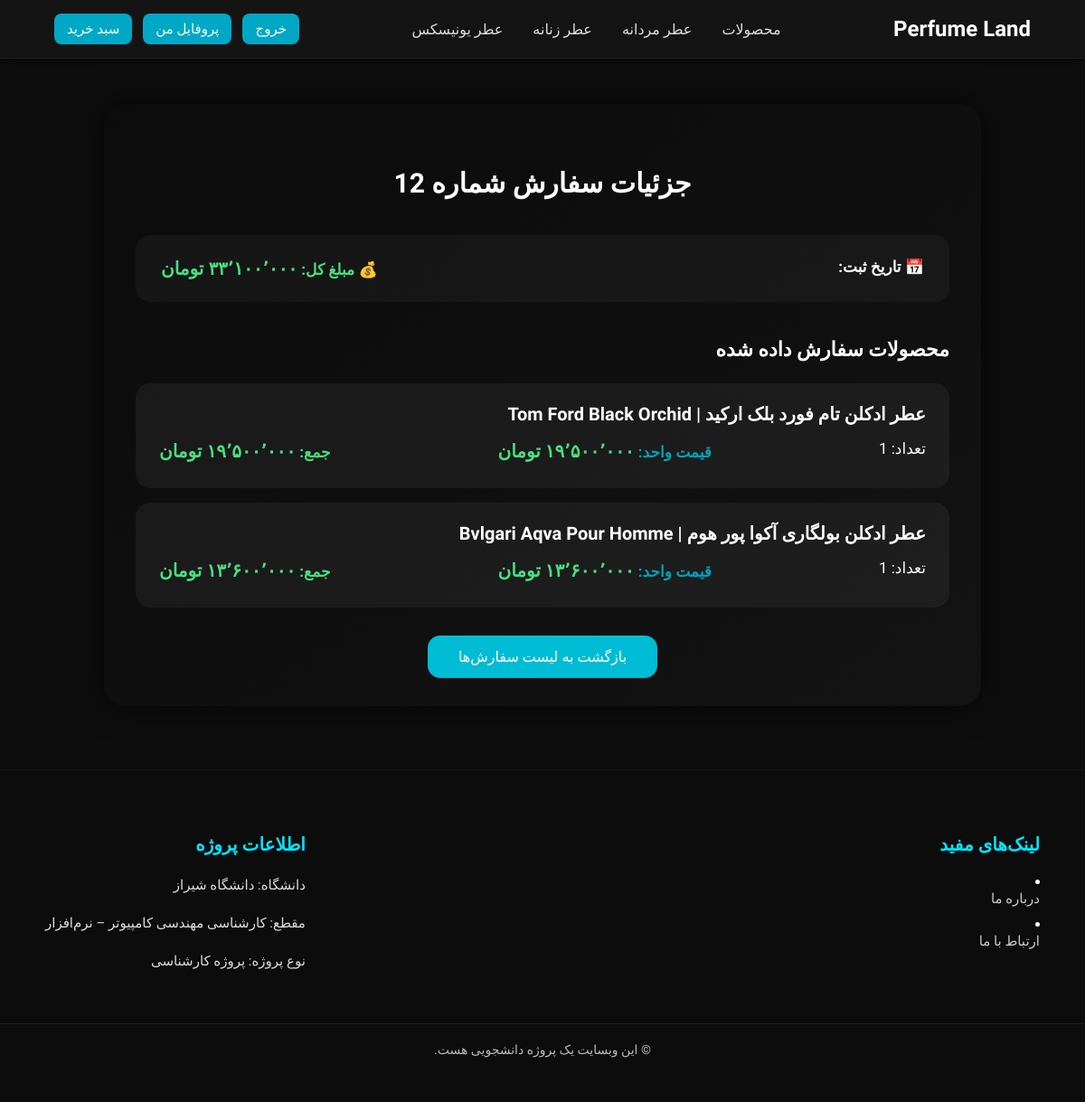
The app's page /orders/12/ (signed in) with its own data.
### orders/models.py (models this page shows, shortened)
class Order(models.Model):
    user = models.ForeignKey(
        User,
        null=True,
        blank=True,
        on_delete=models.SET_NULL,
        related_name="orders"
    )
    customer_name = models.CharField(max_length=200, blank=True)
    customer_email = models.EmailField(blank=True)
    created_at = models.DateTimeField(auto_now_add=True)
    total_price = models.DecimalField(max_digits=10, decimal_places=2, default=0)

class OrderItem(models.Model):
    order = models.ForeignKey(Order, on_delete=models.CASCADE, related_name="items")
    product = models.ForeignKey(Product, on_delete=models.CASCADE)
    quantity = models.PositiveIntegerField(default=1)
    price = models.DecimalField(max_digits=10, decimal_places=2)  # قیمت واحد

### products/models.py (models this page shows, shortened)
class Product(models.Model):
    title = models.CharField(max_length=255)
    description = models.TextField(blank=True)
    price = models.DecimalField(max_digits=12, decimal_places=0)
    image = models.ImageField(upload_to='products/', blank=True, null=True)
    category = models.CharField(max_length=20, choices=CATEGORY_CHOICES, default='unisex')

### orders/views.py (the view)
# urls.py: path("<int:order_id>/", order_detail, name="order_detail"),
@login_required
def order_detail(request, order_id):
    order = get_object_or_404(Order, id=order_id, user=request.user)
    return render(request, "orders/order_detail.html", {"order": order})

### orders/templatetags/jalali_filters.py (called while the page is built)
@register.filter
def to_jalali(value, fmt="%Y/%m/%d %H:%M"):
    if not value:
        return ""
    try:
        jdt = jdatetime.datetime.fromgregorian(datetime=value)
        return jdt.strftime(fmt)
    except Exception:
        return value

### products/templatetags/persian_filters.py (called while the page is built)
@register.filter
def price_fa(value):
    if value is None:
        return ''
    try:
        value = int(value)
    except:
        return value
    formatted = f"{value:,}".replace(',', '٬')
    return formatted.translate(_p_map) + ' تومان'

### orders/templates/orders/order_detail.html (shortened to what this page needs)
{% extends "base.html" %}
{% load persian_filters %}
{% load jalali_filters %}
{% block content %}
<div class="order-detail-card">
    <h2 class="order-title">
        جزئیات سفارش شماره {{ order.id }}
    </h2>
    <div class="order-meta">
        <div class="text-light">
            📅 تاریخ ثبت:
        </div>
        <div class="total-label">
            💰 مبلغ کل:
            <span class="price">{{ order.total_price|price_fa }}</span>
        </div>
    </div>
    <h3 class="order-products-title">محصولات سفارش داده شده</h3>
    <div class="order-items">
        {% for item in order.items.all %}
            <div class="order-item-row">
                <div class="order-item-name">
                    {{ item.product.title }}
                </div>
                <div class="order-item-info">
                    <span>تعداد: {{ item.quantity }}</span>
                    <span class="unit-price">
                        قیمت واحد:
                        <span class="price">{{ item.price|price_fa }}</span>
                    </span>
                    <span class="subtotal-price">
                        جمع:
                        <span class="price">{{ item.price|price_fa }}</span>
                    </span>
                </div>
            </div>
        {% empty %}
            <p class="empty-text">محصولی در این سفارش وجود ندارد.</p>
        {% endfor %}
    </div>
    <div class="back-btn-wrapper">
        <a href="{% url 'order_list' %}" class="back-btn">
            بازگشت به لیست سفارش‌ها
        </a>
    </div>
</div>
{% endblock %}

### static/css/style.css (style rules this page uses)
body { background-color: #0d0d0d; color: #e6e6e6; font-family: 'Vazirmatn', sans-serif; margin: 0; padding: 0; }
.price { margin: 10px 0; color: #4ade80; font-weight: bold; font-size: 20px; }
.order-items { list-style: none; padding: 0; margin: 0; display: flex; flex-direction: column; gap: 16px; }
.order-detail-card { max-width: 900px; margin: 50px auto; background: linear-gradient(145deg, #0b0b0b, #131313); border-radius: 24px; box-shadow: 0 0 35px rgba(0,0,0,.6); padding: 45px 35px; color: #fff; }
.order-title { text-align: center; font-size: 30px; font-weight: bold; margin-bottom: 40px; }
.order-meta { display: flex; justify-content: space-between; gap: 20px; padding: 25px 28px; border-radius: 16px; background: rgba(255,255,255,0.04); margin-bottom: 40px; flex-wrap: wrap; }
.order-meta div { font-size: 17px; font-weight: 600; }
.total-label { color: #4ade80; font-weight: 700; }
.order-products-title { font-size: 22px; margin-bottom: 25px; }
.order-item-row { background: rgba(255,255,255,0.05); border-radius: 16px; padding: 22px 26px; transition: 0.2s ease; }
.order-item-name { font-size: 20px; font-weight: bold; color: #ffffff; margin-bottom: 10px; white-space: nowrap; overflow: visible; }
.order-item-info { display: flex; justify-content: space-between; gap: 15px; flex-wrap: nowrap; font-size: 17px; line-height: 1.9; }
.order-item-info > span { font-size: 17px; }
.unit-price { color: #00a2b8; font-weight: 600; font-size: 17px; }
.subtotal-price, .total-price { color: #4ade80; font-weight: 700; font-size: 20px; }
.back-btn-wrapper { text-align: center; margin-top: 45px; }
.back-btn { background: #00bcd4; color: #fff; text-decoration: none; padding: 14px 34px; border-radius: 14px; font-size: 16px; transition: .3s ease; }

### records on screen
Order: id "12", total_price "۳۳٬۱۰۰٬۰۰۰ تومان"
OrderItem: product "عطر ادکلن تام فورد بلک ارکید | Tom Ford Black Orchid", quantity "1", price "۱۹٬۵۰۰٬۰۰۰ تومان"
OrderItem: product "عطر ادکلن بولگاری آکوا پور هوم | Bvlgari Aqva Pour Homme", quantity "1", price "۱۳٬۶۰۰٬۰۰۰ تومان"
